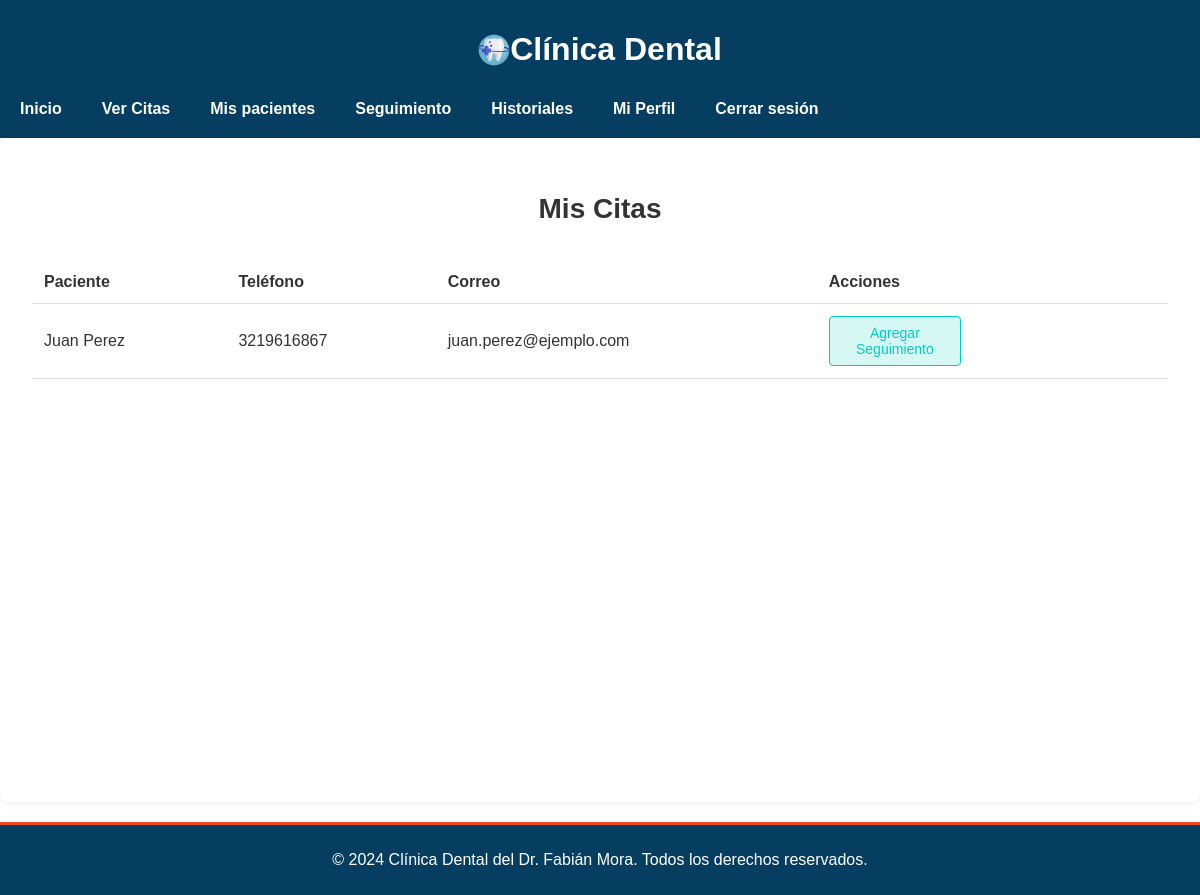
/Doctores/ver_paciente.php (signed in), run on the app's committed database.
### tables this page shows
CREATE TABLE `citas` (
  `id` int(11) NOT NULL,
  `usuario_id` int(11) NOT NULL,
  `doctor_id` int(11) NOT NULL,
  `fecha` datetime DEFAULT NULL,
  `motivo` varchar(255) DEFAULT NULL,
  `estado` enum('agendada','completada','cancelada') DEFAULT 'agendada',
  `sede_id` int(11) NOT NULL,
  `especialidad_id` int(11) NOT NULL,
  `hora` time NOT NULL,
  `paciente_id` int(11) DEFAULT NULL,
  `costo` decimal(10,2) DEFAULT 0.00
);

CREATE TABLE `pacientes` (
  `id` int(11) NOT NULL,
  `usuario_id` int(11) DEFAULT NULL,
  `fecha_nacimiento` date DEFAULT NULL,
  `direccion` varchar(255) DEFAULT NULL,
  `telefono` varchar(20) DEFAULT NULL,
  `nombre` varchar(255) NOT NULL,
  `email` varchar(255) DEFAULT NULL
);

### Doctores/ver_paciente.php (the view, shortened to what this page needs)
<?php
require '../Conexion/conexion.php';
$citas = [];
$errores = [];
try {
    $usuario_id = $_SESSION['usuario_id'];
    $stmt = $pdo->prepare('
    SELECT citas.id, paciente.nombre AS paciente_nombre, paciente.telefono, paciente.email
    FROM citas
    JOIN pacientes AS paciente ON citas.paciente_id = paciente.id
    JOIN doctores AS doctor ON citas.doctor_id = doctor.id
    WHERE doctor.usuario_id = :usuario_id
    ORDER BY paciente.id
');
    $stmt->bindParam(':usuario_id', $usuario_id, PDO::PARAM_INT);
    $stmt->execute();
    $citas = $stmt->fetchAll(PDO::FETCH_ASSOC);
} catch (PDOException $e) {
    error_log('Error en la consulta: ' . $e->getMessage());
    $errores[] = 'Error al procesar la solicitud. Inténtelo de nuevo más tarde.';
}
?>
<!DOCTYPE html>
<html lang="es">
<head>
    <link rel="stylesheet" href="/css/styles.css">
</head>
<body>
<header class="header">
        <div class="container">
            <h1 class="logo">
                <img src="/Imagenes/odontologia.png" alt="Logo de Clínica Dental">
                Clínica Dental
            </h1>
            <nav class="nav">
                <a href="principal_doctores.php" class="nav-link">Inicio</a>
                <a href="ver_citas.php" class="nav-link">Ver Citas</a>
                <a href="ver_paciente.php" class="nav-link">Mis pacientes</a>
                <a href="seguimiento.php"class="nav-link">Seguimiento</a>
                <a href="ver_historial.php"class="nav-link">Historiales</a>
                <a href="perfil.php" class="nav-link">Mi Perfil</a>
                <a href="../logout.php" class="nav-link">Cerrar sesión</a>
            </nav>
        </div>
    </header>
    <main>
        <section class="container-principal">
            <h2>Mis Citas</h2>
            <table class="table">
                <thead>
                    <tr>
                        <th>Paciente</th>
                        <th>Teléfono</th>
                        <th>Correo</th>
                        <th>Acciones</th>
                    </tr>
                </thead>
                <tbody>
                    <?php if (count($citas) > 0): ?>
                        <?php foreach ($citas as $cita):?>
                            <tr id="cita-<?php echo htmlspecialchars($cita['id']); ?>">
                                <td><?php echo htmlspecialchars($cita['paciente_nombre'], ENT_QUOTES, 'UTF-8'); ?></td>
                                <td><?php echo htmlspecialchars($cita['telefono'], ENT_QUOTES, 'UTF-8'); ?></td>
                                <td><?php echo htmlspecialchars($cita['email'], ENT_QUOTES, 'UTF-8'); ?></td>
                                <td>
                                <a href="crear_seguimiento.php?paciente_id=<?php echo htmlspecialchars($cita['id']); ?>" class="btn-editar">Agregar Seguimiento</a>
                                </td>
                            </tr>
                        <?php endforeach; ?>
                    <?php else: ?>
                        <tr>
                            <td colspan="4">No tienes pacientes agendadas.</td>
                        </tr>
                    <?php endif; ?>
                </tbody>
            </table>
        </section>
    </main>
    <footer class="footer">
        <div class="container">
            <p>&copy; 2024 Clínica Dental del Dr. Fabián Mora. Todos los derechos reservados.</p>
        </div>
    </footer>
</body>
</html>

### css/styles.css (style rules this page uses)
body { font-family: 'Arial', sans-serif; margin: 0; padding: 0; }
.header { background: #063e61; color: #fff; padding: 10px 0; justify-content: center; }
.header .logo { display: flex; align-items: center; justify-content: center; }
.header .logo img { max-width: 120px; height: auto; }
.nav { display: flex; justify-content: left; }
.nav .nav-link { text-decoration: none; color: #fff; padding: 10px 20px; display: block; font-weight: bold; transition: background 0.3s, color 0.3s; }
body { font-family: 'Arial', sans-serif; color: #333; margin: 0; padding: 0; }
footer { background: #063e61; color: #ffffff; text-align: center; padding: 10px 0; margin-top: 20px; border-top: #e8491d 3px solid; }
.table { width: 100%; height: 100%; border-collapse: collapse; margin-top: 20px; }
.table th, .table td { padding: 12px; text-align: left; border-bottom: 1px solid #ddd; }
.table th { background-color: none; color: #333; font-weight: bold; }
.btn-editar { display: inline-block; padding: 0.5rem 1rem; width: 30%; font-size: 0.875rem; text-align: center; color: #00cfbe; background-color: #d5f8f5; border: 1px solid #00cfbe; border-radius: 4px; text-decoration: none; transition: background-color 0.3s, color 0.3s; }
.container-principal { padding: 2rem; max-width: 1200px; margin: 0 auto; background-color: #ffffff; border-radius: 8px; box-shadow: 0 0 10px rgba(0, 0, 0, 0.1); position: relative; min-height: 600px; display: flex; flex-direction: column; }
h2 { font-size: 1.75rem; color: #333; margin-bottom: 1rem; text-align: center; }

### data on the page
citas: paciente.nombre "Juan Perez", paciente.telefono "3219616867", paciente.email "juan.perez@ejemplo.com"
